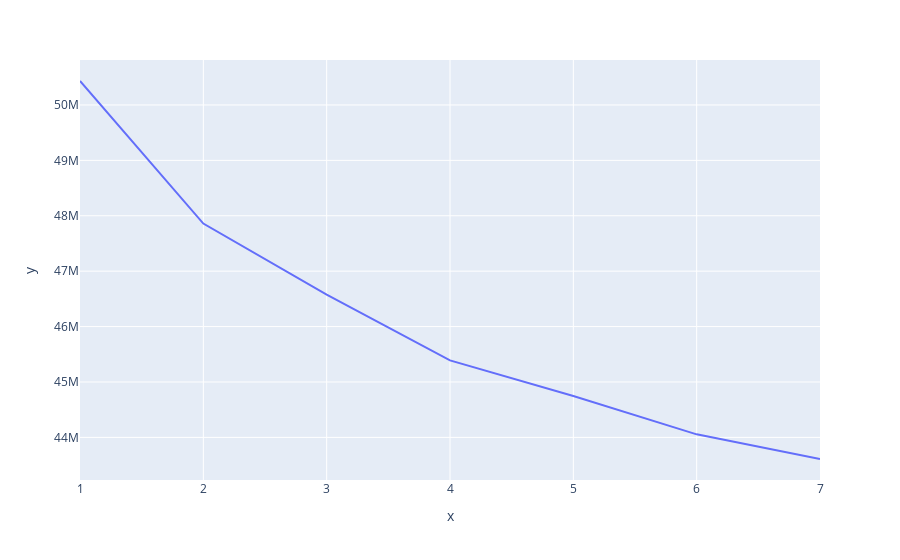

Here is the notebook cell this chart was saved with:
### Code cell
grafico = px.line(x = range(1, 8), y = num_cluster)
grafico.show()

### Figure 1 — Plotly figure (JSON) as saved in the notebook; plotly's stock layout.template omitted (floating-point values rounded to 4 significant figures)
{"data": [{"hovertemplate": "x=%{x}<br>y=%{y}<extra></extra>", "legendgroup": "", "line": {"color": "#636efa", "dash": "solid"}, "marker": {"symbol": "circle"}, "mode": "lines", "name": "", "orientation": "v", "showlegend": false, "type": "scatter", "x": [1, 2, 3, 4, 5, 6, 7], "xaxis": "x", "y": [50430000.0, 47860000.0, 46580000.0, 45390000.0, 44750000.0, 44060000.0, 43610000.0], "yaxis": "y"}], "layout": {"legend": {"tracegroupgap": 0}, "margin": {"t": 60}, "xaxis": {"anchor": "y", "domain": [0, 1], "title": {"text": "x"}}, "yaxis": {"anchor": "x", "domain": [0, 1], "title": {"text": "y"}}}}
